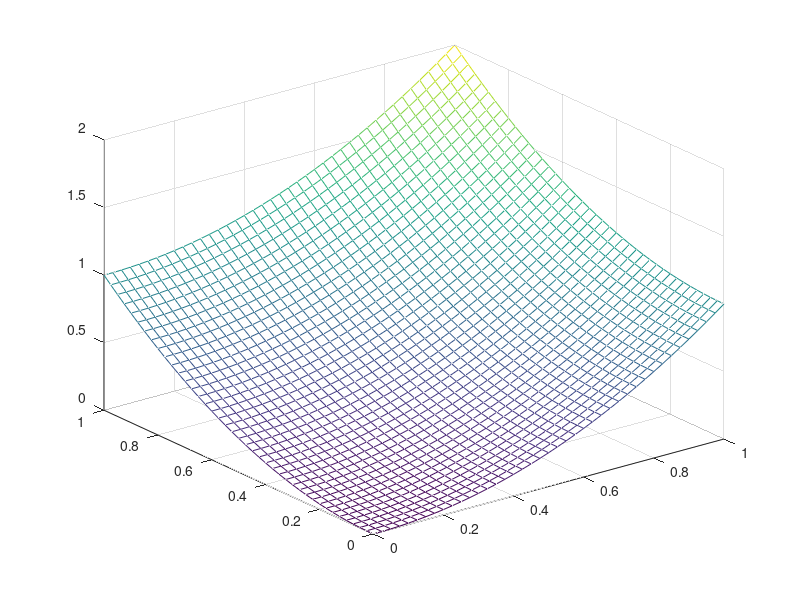

Write MATLAB code to recreate this figure.
% Viertel Rotations Paraboloid - Volumen
% Erstelle Volumenmodell eines viertel Roationsparaboloid
%
% Beispiel für die Integration
%  \int_0^1 \int_0^1 x^2 + y^2 dy dx
%
% Dieses Octave Skript erzeugt die RotParaVol.dat Datei. Es muss ausgeführt werden
% - bevor - die OpenSCAD Skripte laufen.
%
% Copyright 2021 bei Mathias Moog, Hochschule Ansbach, Deutschland, mathias.moog@hs-ansbach.de
%
% Dieser Code steht unter der Creative-Commons-Lizenz Namensnennung - Nicht-kommerziell - 
% Weitergabe unter gleichen Bedingungen 4.0 International. 
% Um eine Kopie dieser Lizenz zu sehen, besuchen Sie http://creativecommons.org/licenses/by-nc-sa/4.0/
%
% Diesen Code habe ich für die Verwendung in meinen Lehrveranstaltungen und für Studierende
% an der Hochschule Ansbach geschrieben. Ich kann nicht garantieren, dass er fehlerfrei funktioniert.
% Für Hinweise und Verbesserungsvorschläge bin ich dankbar.
%
% Ich selbst arbeite vorwiegend mit Octave, https://www.gnu.org/software/octave/, da dies freie 
% Software ist und sie auf jedem Rechner installiert werden kann. 
% Prinzipiell kann der Code auch auf Matlab laufen, aber ich habe es nie ausprobiert.


% Die Funktion, hier ein Rotationsparaboloid
f=@(x,y)x.^2+y.^2;

% Zeichne die Oberfläche
txy = linspace( 0, 1, 41)'; 
[xx, yy] = meshgrid( txy, txy ); % ein Gitter in der x y Ebene erzeugen
% Die z werte für jeden Punkt im Gitter ausrechnen
zz = f(xx,yy);
mesh( txy, txy, zz )
hold on;

% Speichere die Oberfläche
dlmwrite("RotParaVol.dat",zz," ");
